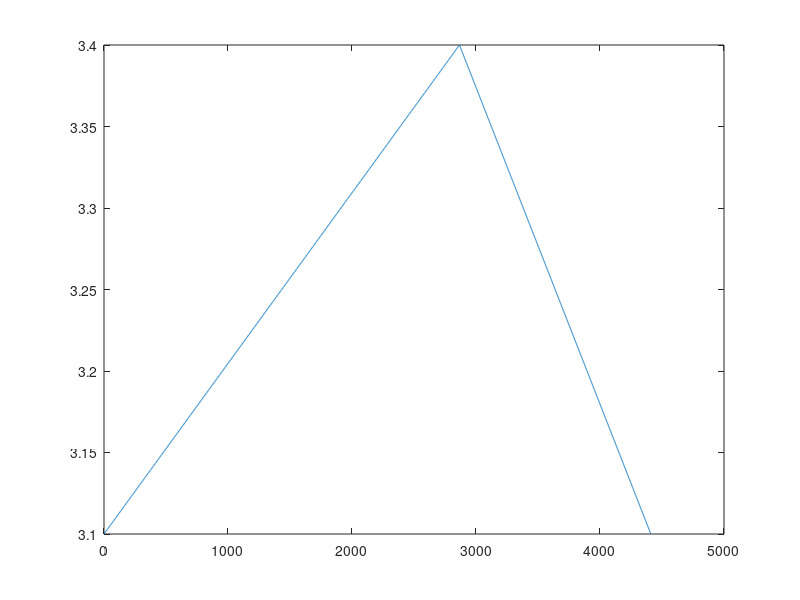

Source code (MATLAB):
close all;
clear;
clc;


sample_rate = 44100;
speed = 10;
dutyCycle = 0.65;
%lfoIndex = 0:sample_rate/speed;
% lfoValue = sin(2 * 3.14 * speed * lfoIndex / sample_rate) * 0.15 + 3.25;
% lfoValue = 2 * 0.3 * abs(speed*lfoIndex/sample_rate - floor(speed*lfoIndex/sample_rate + 0.5))+3.25-0.15;

lfoValue=zeros(1,sample_rate/speed);

for lfoIndex=1:(sample_rate+1)/speed
    index=lfoIndex*speed/sample_rate;
    if (index < dutyCycle) 
        lfoValue(lfoIndex)= (index*0.3) / dutyCycle+3.1;
    
    else 
        lfoValue(lfoIndex)=  0.3 / (1 - dutyCycle)*(-index + 1)+3.1;
   
    end
end
lfoIndex=1:sample_rate/speed;
plot(lfoIndex,lfoValue);